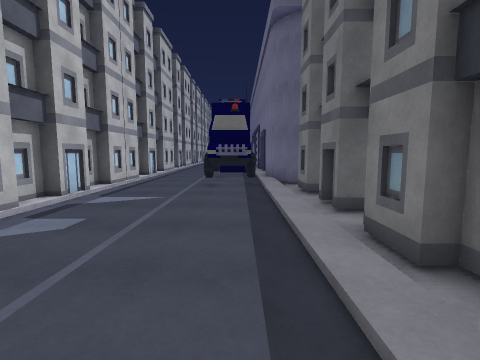
View 1 (above)

17 first-person views from a walk through a 3-D level made in the Unity game engine. The camera is 1.4 m above the floor, tilts 6° down and sees 85° across. The floor is counted in squares, 1 m on a side. Each view is taken from the middle of a square. On the plan, view 1 faces up. The plan holds only what a view shows up to about 13 squares ahead; the rest is blank. The place goes on beyond the plan. The player is left out. Door leaves are left out, so doorways stand open. Some surface patterns are stand-ins.

View 2
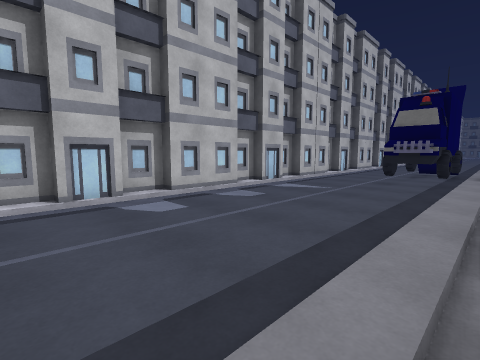

View 3
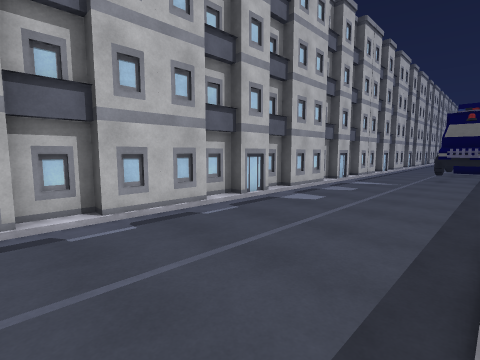

View 4
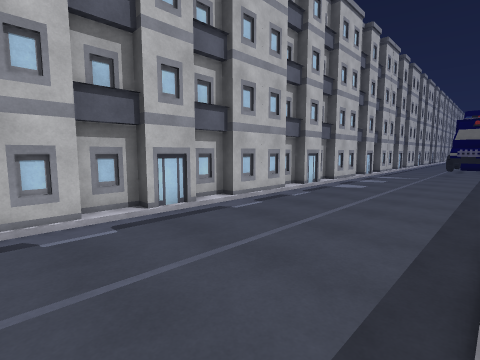

View 5
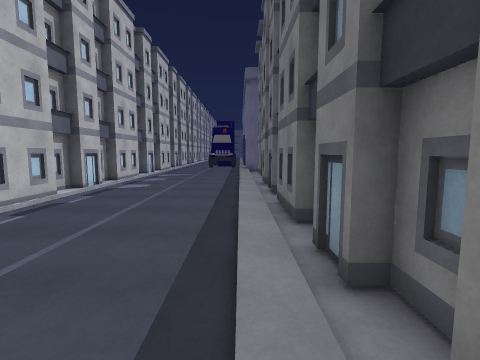

View 6
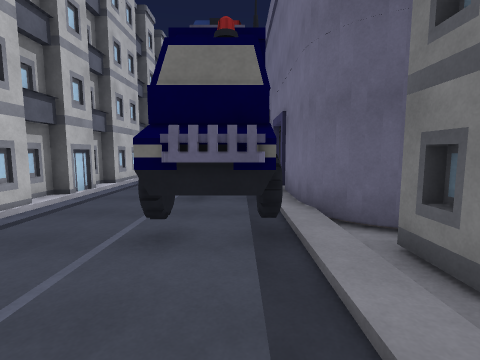

View 7
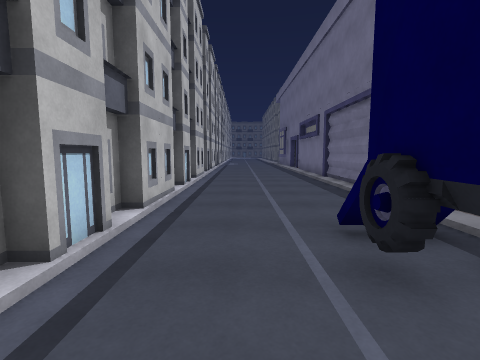

View 8
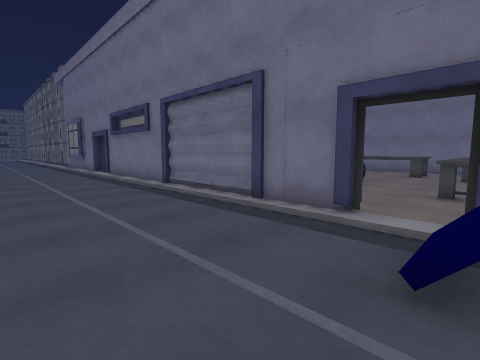

View 9
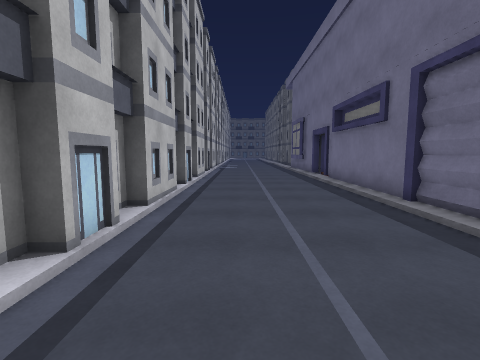

View 10
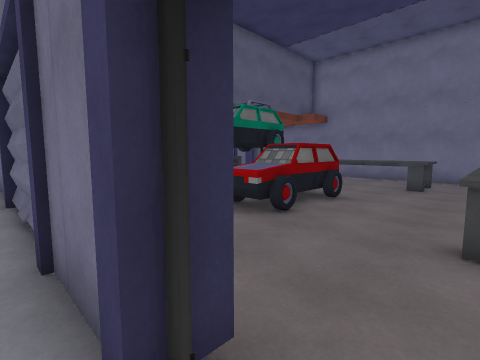

View 11
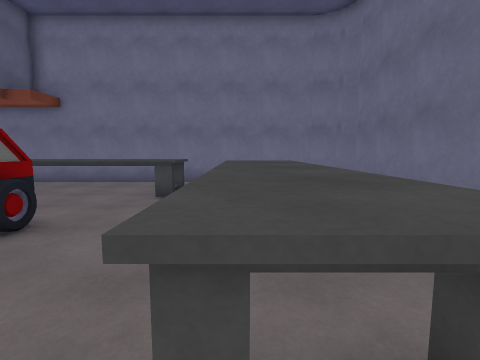

View 12
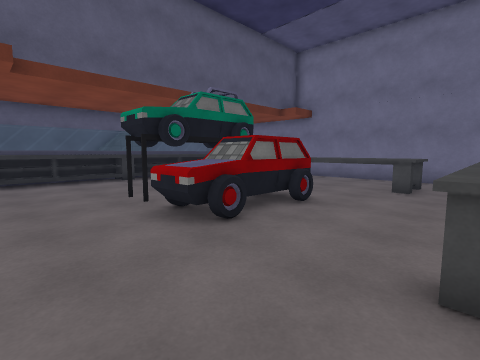

View 13
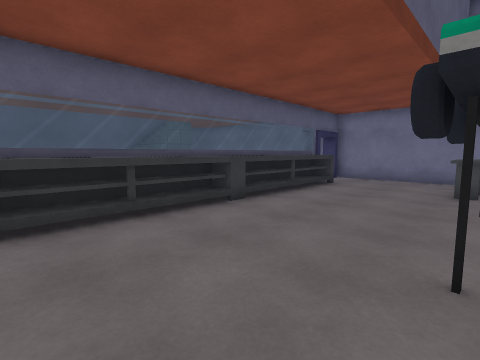

View 14
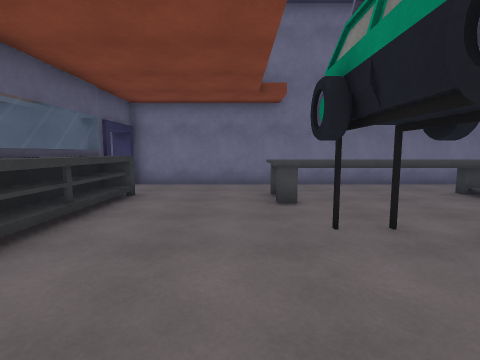

View 15
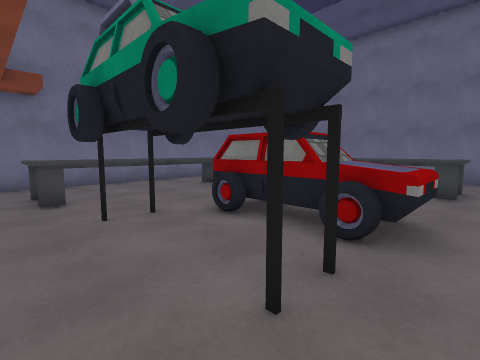

View 16
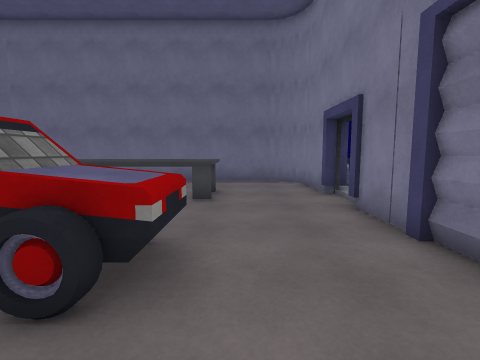

View 17
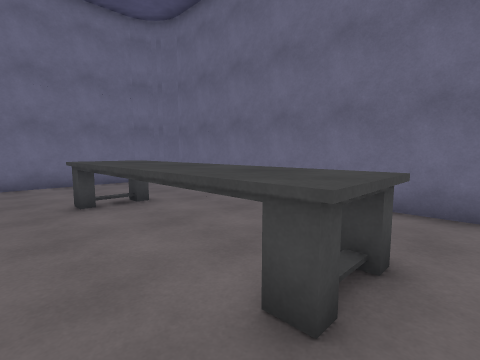

### Floor plan
Key: @ floor where view 1 was taken; # wall or solid block; . floor; / step, stairs or slope; D open door; = window, fence, low wall or low ledge; ^ raised ledge; B building; T truck; C car; O other object.
Columns run from 11 left of view 1 to 18 right of it. Each row starts with its distance up from view 1.
 32       ....../############## ##
 31       #...../#^^^^^^^^^^^^=..#
 30      ##...../#...............#
 29       ....../#...............#
 28       #...../#...............#
 27       #...../#...............#
 26      ##...../#....C..C..^^^..#
 25      #....../#..........^^^..#
 24       ....../#...OC..C..^^^..#
 23       ....../#...CCCCC..^^^..#
 22      #....../#...CCCCC..^^^..#
 21       ....../#...CCCCC..^^^..#
 20       #...../#..........^^^..#
 19       #...../#..........^^^..#
 18      ##...../D...............#
 17      #....../D...^^^^^^^^....#
 16      ##...OO/#...^^^^^^^^....#
 15      ##... TT#...............#
 14 B    #....TT #..... .........#
 13 B    ##... T #.....  ....   ##
 12       #...TTT################
 11      ##...TTT.#
 10      #....TT/.#
  9      ##...../..
  8      ##...../.#
  7      #....../.#
  6      ##...../..
  5       #...../.
  4      ##...../B
  3      #....../.#
  2      #....../.
  1      #......//
  0      #.....@/.
 -1      #....../.
 -2       B...../#
 -3       #...../#
 -4      ##...../##
 -5      #....../.
 -6      ##...../#
 -7      ##...../##
 -8 B    #....../.#
 -9 B    ##..... ##
-10       #.... /

Where each view was taken, in squares from view 1:
view 1: 0 up, 0 right, facing up
view 2: 1 down, 2 right, facing up-left
view 3: 6 down, 1 right, facing up-left
view 4: 10 down, 1 right, facing up-left
view 5: 10 down, 1 right, facing up
view 6: 7 up, 0 right, facing up
view 7: 12 up, 3 left, facing up
view 8: 16 up, 4 left, facing up-right
view 9: 19 up, 3 left, facing up
view 10: 17 up, 1 right, facing up-right
view 11: 17 up, 5 right, facing right
view 12: 17 up, 3 right, facing up-right
view 13: 25 up, 3 right, facing up-right
view 14: 27 up, 6 right, facing right
view 15: 27 up, 5 right, facing down-right
view 16: 25 up, 5 right, facing down
view 17: 19 up, 5 right, facing down-right
